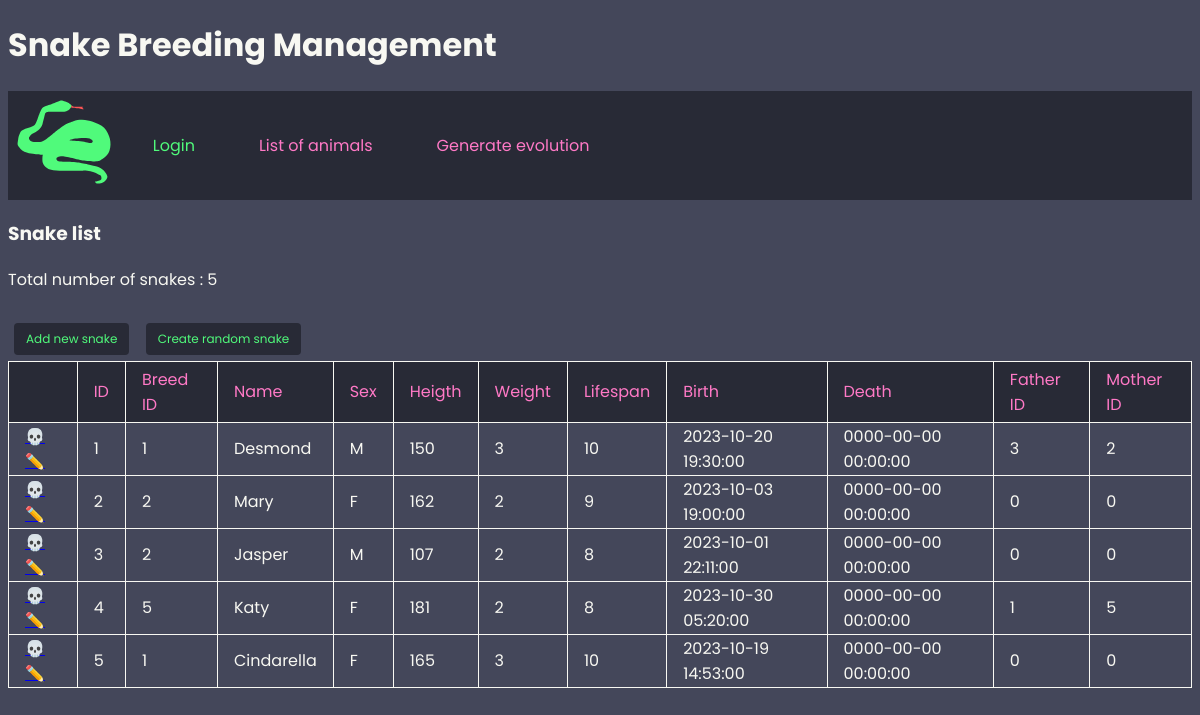
The app's page /index.php?page=animal_list (signed in) with its own data.
### tables this page shows
CREATE TABLE animal (
    id_animal INT UNSIGNED NOT NULL AUTO_INCREMENT PRIMARY KEY,
    id_breed INT DEFAULT NULL,
    animal_name VARCHAR(30) DEFAULT NULL,
    animal_sex CHAR(1) DEFAULT NULL,
    animal_heigth DECIMAL DEFAULT NULL,
    animal_weight DECIMAL DEFAULT NULL,
    animal_lifespan INT DEFAULT NULL,
    birth_timestamp TIMESTAMP DEFAULT 0,
    death_timestamp TIMESTAMP DEFAULT 0,
    id_father INT DEFAULT 0,
    id_mother INT DEFAULT 0
);

### classes/dbconnect.class.php (called while the page is built, shortened)
<?php
class dbConnect {
    private $connect;
    public function __construct($h='localhost', $db='breedingManagement', $u='mariadb', $pw='mariadb*1') {
        $this->connect = new PDO("mysql:host=".$h.";dbname=".$db, $u, $pw);
        $this->connect->setAttribute(PDO::ATTR_ERRMODE, PDO::ERRMODE_EXCEPTION);
    }
    public function sendQuery($query, $fetch_type="both") {
        $startquery = explode(' ', trim($query));
        if ($startquery[0] == 'SELECT' || $startquery[0] == 'INSERT' || $startquery[0] == 'UPDATE' || $startquery[0] == 'DELETE' || $startquery[0] == 'CALL') {
            $result = $this->connect->query($query);
            if ($startquery[0] == 'SELECT') {
                if ($fetch_type == "num") {
                    $result = $result->fetchAll(PDO::FETCH_ASSOC);
                } else {
                    $result = $result->fetchAll();
                }
            }
            return $result;
        } else {
            return FALSE;
        }
    }
    public function getColumnNames($table) {
        $query = "SELECT label
                    FROM (SELECT DISTINCT COLUMN_NAME
                            FROM INFORMATION_SCHEMA.COLUMNS
                            WHERE TABLE_NAME = '".$table."')
                            as ids
                         INNER JOIN column_label
                                 ON ids.COLUMN_NAME = column_label.id_column_label;";
        return $this->sendQuery($query);
    }
}
?>

### classes/animal.class.php (called while the page is built, shortened)
<?php
class Animal {
    private $table = "animal";
    public function getAllLiveAnimals() {
        $db_connect = new dbConnect();
        return $db_connect->sendQuery("SELECT * FROM `".$this->table."` WHERE death_timestamp = '0000-00-00 00:00:00'", "num");
    }
    public function countAnimals() {
        $db_connect = new dbConnect();
        return $db_connect->sendQuery("SELECT COUNT(*) as count_table FROM `".$this->table."`");
    }
    public function getColumnNames() {
        $db_connect = new dbConnect();
        return $db_connect->getColumnNames($this->table);
    }
}
?>

### pages/animal_list.php (the view, shortened to what this page needs)
<h3><?php echo ucfirst($_SESSION['animal_specie']) ?> list</h3>
<?php
if (isset($_SESSION['open']) && $_SESSION['open'] > 0) {
    $animal = new Animal();
    $count_animals = $animal->countAnimals();
    echo "Total number of ".$_SESSION['animal_specie_plural']." : ".$count_animals[0]['count_table']."<br><br>";
?>
<form method="POST" action="">
    <input class="button" type="button" onclick="window.location.href='index.php?page=edit_animal&choice=new'" value="Add new <?php echo $_SESSION['animal_specie'] ?>">
    <input class="button" type="submit" name="random_animal"value="Create random <?php echo $_SESSION['animal_specie'] ?>">
</form>
<table>
    <tr>
        <th></th>
        <?php
        $animal_columns = $animal->getColumnNames('animal');
        foreach ($animal_columns as $column) {
            echo "<th>".$column['label']."</th>";
        }
        ?>
    </tr>
    <?php
    $animal_list = $animal->getAllLiveAnimals();
    foreach ($animal_list as $one_animal) {
        echo "<td><a href='index.php?page=declare_death&id=".$one_animal['id_animal']."'>💀</a> <a href='index.php?page=edit_animal&choice=edit&id=".$one_animal['id_animal']."'>✏️</a></td>";
        foreach ($one_animal as $value) {
            echo "<td>".$value."</td>";
        }
    }
} else {
    header("Location: index.php?page=login");
}
?>
</table>

### index.php (shortened to what this page needs)
<?php
    require_once('classes/dbconnect.class.php');
    require_once('classes/animal.class.php');
?>
<!DOCTYPE HTML>
<html>
    <head>
        <link rel="stylesheet" href="style.css" type="text/css" />
    </head>
    <body>
        <h1><?php echo ucfirst($_SESSION['animal_specie']) ?> Breeding Management</h1>
        <?php
            include('menu.php');
        ?>
        <div id="container">
        <?php
            $file_import = 'pages/'.$_GET['page'].'.php';
            if (file_exists($file_import)) {
                include($file_import);
            } else {
                echo "Page ".$file_import." is not available";
            }
        ?>
        </div>
    </body>
</html>

### menu.php
<div id="menu" class="top-menu">
    <div class="menu-icon"><img src="images/snake.svg" alt="Animal Logo"></div>
    <div class="menu-item"><a href="index.php?page=login">Login</a></div>
    <?php
    if (isset($_SESSION['open']) && $_SESSION['open'] > 0) {
        ?>
        <div class="menu-item admin-menu-item"><a href="index.php?page=animal_list">List of animals</a></div>
        <div class="menu-item admin-menu-item"><a href="index.php?page=generate_evolution">Generate evolution</a></div>
        <?php
    }
    ?>
</div>

### style.css (style rules this page uses)
body { font-family: 'Poppins', sans-serif; background-color: #44475a; color: #f8f8f2; }
.menu-icon img { width: 100px; height: auto; padding: 0.4em; }
.top-menu { display:flex; align-items: center; background-color: #282a36 ; color: #f8f8f2; }
.menu-item { padding: 1em 2em 1em 2em; }
.menu-item a { text-decoration: none; color: #50fa7b; }
.admin-menu-item a { color: #ff79c6; }
table, th, td { border: 1px solid #f8f8f2; border-collapse: collapse; }
th, td { padding-left: 1em; padding-right: 1em; text-align: left; }
th { background-color: #282a36; color:#ff79c6; font-weight: 400; padding-bottom: 0.3em; padding-top: 0.3em; }
.button { background-color: #282a36; color: #50fa7b; text-align: center; text-decoration: none; border: none; border-radius: 4px; padding: 0.6em 1em 0.6em 1em; font-family: 'Poppins', sans-serif; font-size: 0.75em; margin : 0.5em; }

### records on screen
animal: value "1", animal_name "Desmond", animal_sex "M", animal_heigth "150", value "3", animal_lifespan "10", birth_timestamp "2023-10-20 19:30:00", death_timestamp "0000-00-00 00:00:00", id_mother "2"
animal: value "2", animal_name "Mary", animal_sex "F", animal_heigth "162", animal_lifespan "9", birth_timestamp "2023-10-03 19:00:00", death_timestamp "0000-00-00 00:00:00", value "0"
animal: id_animal "3", value "2", animal_name "Jasper", animal_sex "M", animal_heigth "107", animal_lifespan "8", birth_timestamp "2023-10-01 22:11:00", death_timestamp "0000-00-00 00:00:00", value "0"
animal: id_animal "4", value "5", animal_name "Katy", animal_sex "F", animal_heigth "181", animal_weight "2", animal_lifespan "8", birth_timestamp "2023-10-30 05:20:00", death_timestamp "0000-00-00 00:00:00", id_father "1"
animal: id_animal "5", id_breed "1", animal_name "Cindarella", animal_sex "F", animal_heigth "165", animal_weight "3", animal_lifespan "10", birth_timestamp "2023-10-19 14:53:00", death_timestamp "0000-00-00 00:00:00", value "0"

### other values on screen
$_SESSION['animal_specie'] "Snake"
$_SESSION['animal_specie_plural'] "snakes"
$count_animals[0]['count_table'] "5"
$column['label'] "ID"
$column['label'] "Breed ID"
$column['label'] "Name"
$column['label'] "Sex"
$column['label'] "Heigth"
$column['label'] "Weight"
$column['label'] "Lifespan"
$column['label'] "Birth"
$column['label'] "Death"
$column['label'] "Father ID"
$column['label'] "Mother ID"
